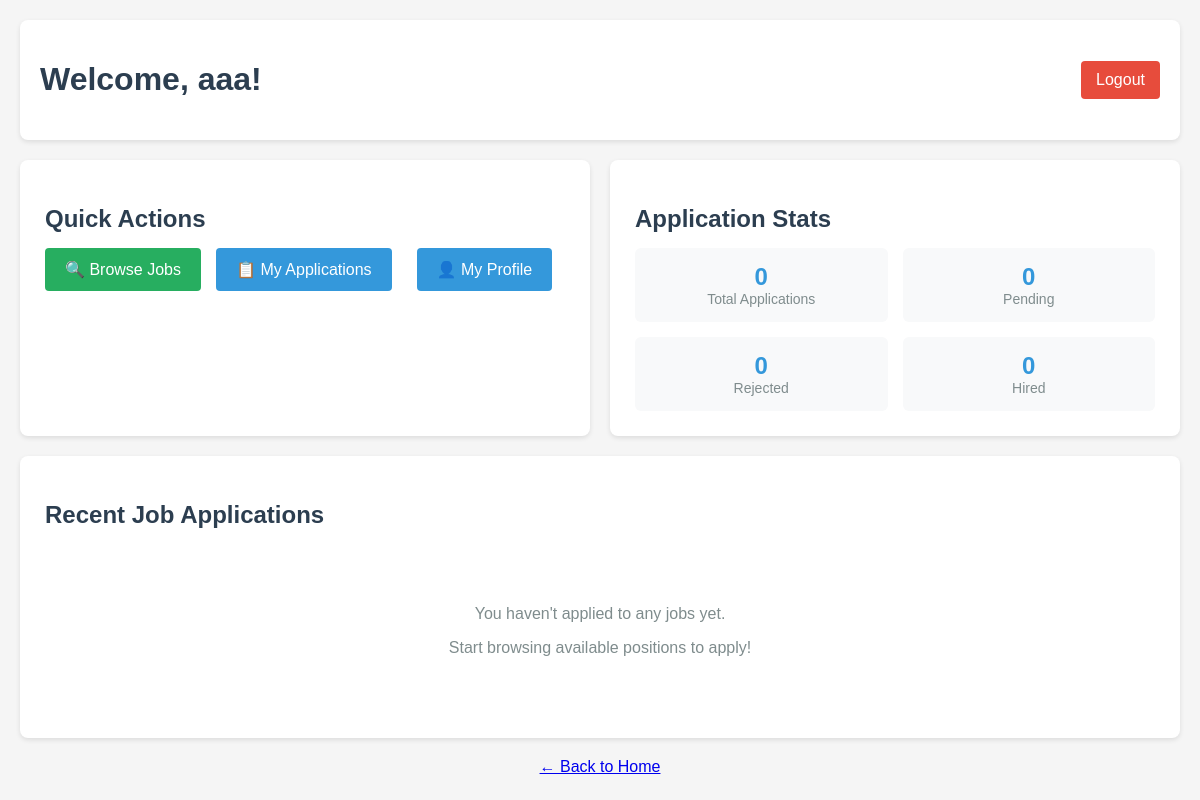
/dashboard/candidate (signed in), run on an earlier commit of the app's database.
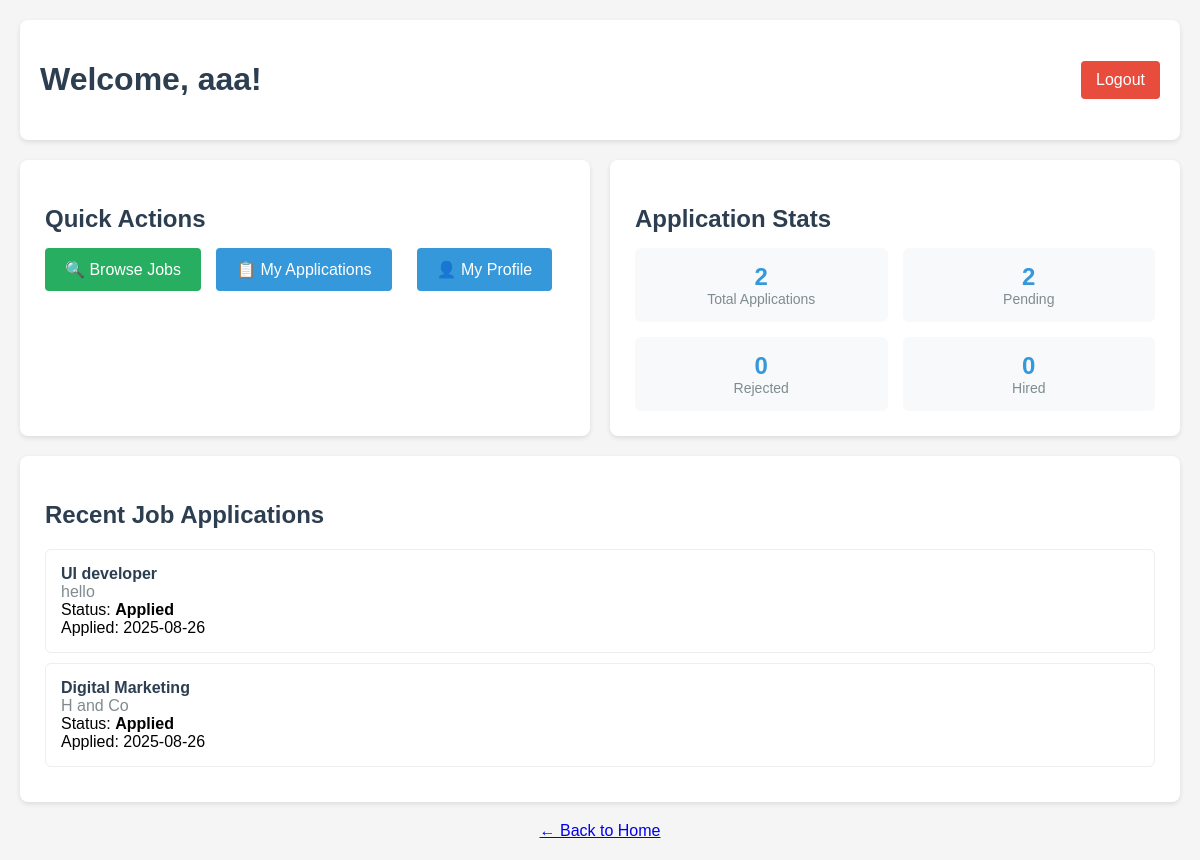
And on a later commit of the database.
### app.py (models this page shows, shortened)
class Candidate(UserMixin, db.Model):
    id = db.Column(db.Integer, primary_key=True)
    username = db.Column(db.String(20), unique=True, nullable=False)
    email = db.Column(db.String(120), unique=True, nullable=False)
    password_hash = db.Column(db.String(128))
    applications = db.relationship('Application', backref='applicant', lazy=True)

class Application(db.Model):
    id = db.Column(db.Integer, primary_key=True)
    candidate_id = db.Column(db.Integer, db.ForeignKey('candidate.id'), nullable=False)
    job_id = db.Column(db.Integer, db.ForeignKey('job.id'), nullable=False)
    status = db.Column(db.String(50), default='Applied')  # e.g., Applied, Aptitude Test, Coding Test, Project, Rejected, Hired
    aptitude_score = db.Column(db.Float)
    coding_score = db.Column(db.Float)
    project_score = db.Column(db.Float)
    date_applied = db.Column(db.DateTime, nullable=False, default=datetime.utcnow)

class Job(db.Model):
    id = db.Column(db.Integer, primary_key=True)
    title = db.Column(db.String(100), nullable=False)
    description = db.Column(db.Text, nullable=False)
    requirements = db.Column(db.Text)
    role_type = db.Column(db.String(50), nullable=False)  # e.g., 'Developer', 'UI/UX', 'Marketing'
    company_id = db.Column(db.Integer, db.ForeignKey('company.id'), nullable=False)
    date_posted = db.Column(db.DateTime, nullable=False, default=datetime.utcnow)
    applications = db.relationship('Application', backref='position', lazy=True)

class Company(UserMixin, db.Model):
    id = db.Column(db.Integer, primary_key=True)
    company_name = db.Column(db.String(100), unique=True, nullable=False)
    email = db.Column(db.String(120), unique=True, nullable=False)
    password_hash = db.Column(db.String(128))
    jobs = db.relationship('Job', backref='employer', lazy=True)

### app.py (the view)
@app.route('/dashboard/candidate')
@login_required
def candidate_dashboard():
    if not isinstance(current_user, Candidate):
        flash('Access denied. Please login as a candidate.', 'error')
        return redirect(url_for('login'))
    return render_template('candidate_dashboard.html', user=current_user)

### app.py (called while the page is built)
@login_manager.user_loader
def load_user(user_id):
    print(f"Trying to load user with ID: {user_id}")
    if not user_id or '_' not in user_id:
        print("Invalid user ID format")
        return None
    try:
        user_type, id_num = user_id.split('_', 1)
        id_num = int(id_num)
        if user_type == 'candidate':
            user = Candidate.query.get(id_num)
            if user:
                print(f"Loaded candidate: {user.username}")
            return user
        elif user_type == 'company':
            user = Company.query.get(id_num)
            if user:
                print(f"Loaded company: {user.company_name}")
            return user
        else:
            print(f"Unknown user type: {user_type}")
            return None
    except ValueError:
        print(f"Invalid user ID format: {user_id}")
        return None

### templates/candidate_dashboard.html (shortened to what this page needs)
<!DOCTYPE html>
<html lang="en">
<head>
</head>
<body>
    <div class="header">
        <h1 class="welcome">Welcome, {{ user.username }}!</h1>
        <a href="{{ url_for('logout') }}" class="logout-btn">Logout</a>
    </div>
    <div class="dashboard-grid">
        <div class="dashboard-card">
            <h2 class="card-title">Quick Actions</h2>
            <div class="quick-actions">
                <a href="{{ url_for('browse_jobs') }}" class="btn-success">🔍 Browse Jobs</a>
                <a href="{{ url_for('view_applications') }}" class="btn-primary">📋 My Applications</a>
                <a href="{{ url_for('profile') }}" class="btn-primary">👤 My Profile</a>
            </div>
        </div>
        <div class="dashboard-card">
            <h2 class="card-title">Application Stats</h2>
            <div class="stats">
                <div class="stat-item">
                    <div class="stat-number">{{ user.applications|length }}</div>
                    <div class="stat-label">Total Applications</div>
                </div>
                <div class="stat-item">
                    <div class="stat-number">{{ user.applications|selectattr('status', 'equalto', 'Applied')|list|length }}</div>
                    <div class="stat-label">Pending</div>
                </div>
                <div class="stat-item">
                    <div class="stat-number">{{ user.applications|selectattr('status', 'equalto', 'Rejected')|list|length }}</div>
                    <div class="stat-label">Rejected</div>
                </div>
                <div class="stat-item">
                    <div class="stat-number">{{ user.applications|selectattr('status', 'equalto', 'Hired')|list|length }}</div>
                    <div class="stat-label">Hired</div>
                </div>
            </div>
        </div>
    </div>
    <div class="dashboard-card">
        <h2 class="card-title">Recent Job Applications</h2>
        <div class="recent-jobs">
            {% if user.applications %}
                {% for application in user.applications[-3:]|reverse %}
                    <div class="job-item">
                        <div class="job-title">{{ application.position.title }}</div>
                        <div class="job-company">{{ application.position.employer.company_name }}</div>
                        <div>Status: <strong>{{ application.status }}</strong></div>
                        <div>Applied: {{ application.date_applied.strftime('%Y-%m-%d') }}</div>
                    </div>
                {% endfor %}
            {% else %}
                <div class="empty-state">
                    <p>You haven't applied to any jobs yet.</p>
                    <p>Start browsing available positions to apply!</p>
                </div>
            {% endif %}
        </div>
    </div>
    <div style="text-align: center; margin-top: 20px;">
        <a href="{{ url_for('home') }}">← Back to Home</a>
    </div>
</body>
</html>

### templates/candidate_dashboard.html (style rules this page uses)
body { font-family: Arial, sans-serif; max-width: 1200px; margin: 0 auto; padding: 20px; background-color: #f5f5f5; }
.header { display: flex; justify-content: space-between; align-items: center; background: white; padding: 20px; border-radius: 8px; box-shadow: 0 2px 5px rgba(0,0,0,0.1); margin-bottom: 20px; }
.welcome { color: #2c3e50; }
.logout-btn { background-color: #e74c3c; color: white; padding: 10px 15px; text-decoration: none; border-radius: 4px; }
.dashboard-grid { display: grid; grid-template-columns: 1fr 1fr; gap: 20px; margin-bottom: 20px; }
.dashboard-card { background: white; padding: 25px; border-radius: 8px; box-shadow: 0 2px 5px rgba(0,0,0,0.1); }
.card-title { color: #2c3e50; margin-bottom: 15px; }
.stats { display: grid; grid-template-columns: 1fr 1fr; gap: 15px; }
.stat-item { text-align: center; padding: 15px; background: #f8f9fa; border-radius: 6px; }
.stat-number { font-size: 24px; font-weight: bold; color: #3498db; }
.stat-label { color: #7f8c8d; font-size: 14px; }
.btn-primary { background-color: #3498db; color: white; padding: 12px 20px; text-decoration: none; border-radius: 4px; display: inline-block; margin-right: 10px; }
.btn-success { background-color: #27ae60; color: white; padding: 12px 20px; text-decoration: none; border-radius: 4px; display: inline-block; }
.recent-jobs { margin-top: 20px; }
.job-item { padding: 15px; border: 1px solid #eee; border-radius: 6px; margin-bottom: 10px; }
.job-title { font-weight: bold; color: #2c3e50; }
.job-company { color: #7f8c8d; }
.quick-actions { display: flex; gap: 15px; flex-wrap: wrap; }

What changed in the data, as far as the page shows it:
added Application: position "UI developer", position.employer.company_name "hello", status "Applied", date_applied "2025-08-26"
added Application: position "Digital Marketing", position.employer.company_name "H and Co", status "Applied", date_applied "2025-08-26"
Also different on the page:
{{ user.applications|length }}: "0" → "2"
text no longer shown: "0 You haven't applied to any jobs yet. Start browsing available positions to apply!"
text now shown: "2"
